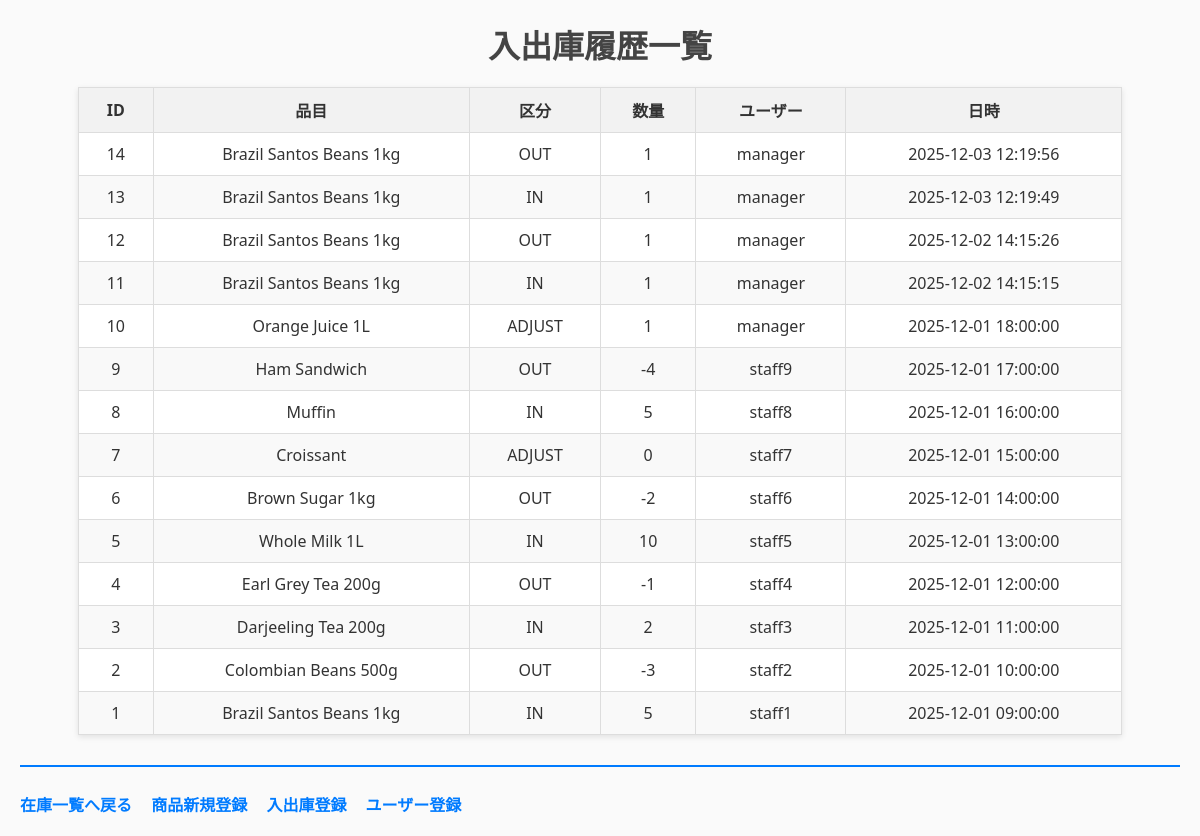
Page /transaction_list on the committed database.
### tables this page shows
CREATE TABLE InventoryTransaction (
    TransactionID INTEGER PRIMARY KEY AUTOINCREMENT,
    ProductID INTEGER NOT NULL,
    TransactionTypeID INTEGER NOT NULL,
    DateTime TEXT NOT NULL,                     -- 'YYYY-MM-DD HH:MM:SS'
    UserID INTEGER NOT NULL,
    Quantity INTEGER NOT NULL,
    FOREIGN KEY (ProductID) REFERENCES Product(ProductID),
    FOREIGN KEY (TransactionTypeID) REFERENCES TransactionType(TransactionTypeID),
    FOREIGN KEY (UserID) REFERENCES User(UserID)
);

CREATE TABLE Product (
    ProductID INTEGER PRIMARY KEY AUTOINCREMENT,
    ProductCategoryID INTEGER NOT NULL,         -- 商品の区分（カテゴリー）
    ItemName TEXT NOT NULL,
    StockQuantity INTEGER NOT NULL,
    MinimumStockQuantity INTEGER NOT NULL, CreatedByUserID INTEGER,
    FOREIGN KEY (ProductCategoryID) REFERENCES ProductCategory(ProductCategoryID)
);

CREATE TABLE TransactionType (
    TransactionTypeID INTEGER PRIMARY KEY AUTOINCREMENT,
    TransactionTypeName TEXT NOT NULL           -- 例: IN, OUT, ADJUST
);

CREATE TABLE User (
    UserID INTEGER PRIMARY KEY AUTOINCREMENT,
    UserName TEXT NOT NULL,
    Password TEXT NOT NULL
);

### app.py (the view)
@app.route("/transaction_list")
def transaction_list():
    conn = sqlite3.connect("caffe2.db")
    cur = conn.cursor()
    cur.execute("""
        SELECT it.TransactionID, p.ItemName, tt.TransactionTypeName,
               it.Quantity, u.UserName, it.DateTime
        FROM InventoryTransaction it
        JOIN Product p ON it.ProductID = p.ProductID
        JOIN TransactionType tt ON it.TransactionTypeID = tt.TransactionTypeID
        JOIN User u ON it.UserID = u.UserID
        ORDER BY it.DateTime DESC
    """)
    transactions = [
        {
            "TransactionID": row[0],
            "ItemName": row[1],
            "TransactionTypeName": row[2],
            "Quantity": row[3],
            "UserName": row[4],
            "TransactionDate": row[5],
        }
        for row in cur.fetchall()
    ]
    conn.close()
    return render_template("transaction_list.html", transactions=transactions)

### templates/transaction_list.html (shortened to what this page needs)
<!DOCTYPE html>
<html>
<head>
  <link rel="stylesheet" href="{{ url_for('static', filename='style.css') }}">
</head>
<body>
  <h1>入出庫履歴一覧</h1>
  <div class="table-wrapper">
    <table>
      <thead>
        <tr>
          <th>ID</th>
          <th>品目</th>
          <th>区分</th>
          <th>数量</th>
          <th>ユーザー</th>
          <th>日時</th>
        </tr>
      </thead>
      <tbody>
        {% for t in transactions %}
        <tr>
          <td>{{ t.TransactionID }}</td>
          <td>{{ t.ItemName }}</td>
          <td>{{ t.TransactionTypeName }}</td>
          <td>{{ t.Quantity }}</td>
          <td>{{ t.UserName }}</td>
          <td>{{ t.TransactionDate }}</td>
        </tr>
        {% endfor %}
      </tbody>
    </table>
  </div>
  <div class="nav-links">
    <a href="/">在庫一覧へ戻る</a>
    <a href="/product_add">商品新規登録</a>
    <a href="/transaction">入出庫登録</a>
    <a href="/user_add">ユーザー登録</a>
  </div>
</body>
</html>

### static/style.css (style rules this page uses)
body { font-family: "Segoe UI", Arial, sans-serif; background-color: #fafafa; margin: 20px; color: #333; }
h1 { text-align: center; color: #444; margin-bottom: 20px; }
table { border-collapse: collapse; width: 90%; margin: 0 auto 30px auto; box-shadow: 0 2px 6px rgba(0,0,0,0.1); background: #fff; }
th, td { border: 1px solid #ddd; padding: 10px 15px; text-align: center; }
th { background-color: #f2f2f2; font-weight: bold; }
tr:nth-child(even) { background-color: #f9f9f9; }
a { display: inline-block; margin-top: 15px; text-align: center; }

### templates/transaction_list.html (style rules this page uses)
.nav-links { margin-top: 20px; border-top: 2px solid #007BFF; padding-top: 10px; }
.nav-links a { color: #007BFF; text-decoration: none; margin-right: 15px; font-weight: bold; }

### rows in the picture
InventoryTransaction: TransactionID "14", ItemName "Brazil Santos Beans 1kg", TransactionTypeName "OUT", Quantity "1", UserName "manager", TransactionDate "2025-12-03 12:19:56"
InventoryTransaction: TransactionID "13", ItemName "Brazil Santos Beans 1kg", TransactionTypeName "IN", Quantity "1", UserName "manager", TransactionDate "2025-12-03 12:19:49"
InventoryTransaction: TransactionID "12", ItemName "Brazil Santos Beans 1kg", TransactionTypeName "OUT", Quantity "1", UserName "manager", TransactionDate "2025-12-02 14:15:26"
InventoryTransaction: TransactionID "11", ItemName "Brazil Santos Beans 1kg", TransactionTypeName "IN", Quantity "1", UserName "manager", TransactionDate "2025-12-02 14:15:15"
InventoryTransaction: TransactionID "10", ItemName "Orange Juice 1L", TransactionTypeName "ADJUST", Quantity "1", UserName "manager", TransactionDate "2025-12-01 18:00:00"
InventoryTransaction: TransactionID "9", ItemName "Ham Sandwich", TransactionTypeName "OUT", Quantity "-4", UserName "staff9", TransactionDate "2025-12-01 17:00:00"
InventoryTransaction: TransactionID "8", ItemName "Muffin", TransactionTypeName "IN", Quantity "5", UserName "staff8", TransactionDate "2025-12-01 16:00:00"
InventoryTransaction: TransactionID "7", ItemName "Croissant", TransactionTypeName "ADJUST", Quantity "0", UserName "staff7", TransactionDate "2025-12-01 15:00:00"
InventoryTransaction: TransactionID "6", ItemName "Brown Sugar 1kg", TransactionTypeName "OUT", Quantity "-2", UserName "staff6", TransactionDate "2025-12-01 14:00:00"
InventoryTransaction: TransactionID "5", ItemName "Whole Milk 1L", TransactionTypeName "IN", Quantity "10", UserName "staff5", TransactionDate "2025-12-01 13:00:00"
InventoryTransaction: TransactionID "4", ItemName "Earl Grey Tea 200g", TransactionTypeName "OUT", Quantity "-1", UserName "staff4", TransactionDate "2025-12-01 12:00:00"
InventoryTransaction: TransactionID "3", ItemName "Darjeeling Tea 200g", TransactionTypeName "IN", Quantity "2", UserName "staff3", TransactionDate "2025-12-01 11:00:00"
InventoryTransaction: TransactionID "2", ItemName "Colombian Beans 500g", TransactionTypeName "OUT", Quantity "-3", UserName "staff2", TransactionDate "2025-12-01 10:00:00"
InventoryTransaction: TransactionID "1", ItemName "Brazil Santos Beans 1kg", TransactionTypeName "IN", Quantity "5", UserName "staff1", TransactionDate "2025-12-01 09:00:00"
